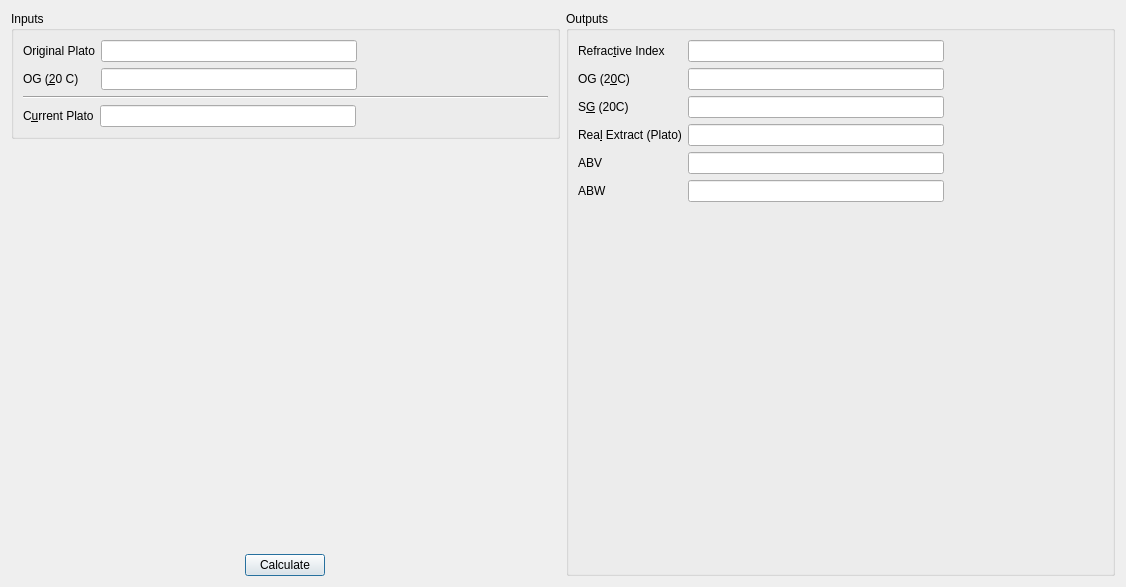
<?xml version="1.0" encoding="UTF-8"?>
<ui version="4.0">
 <class>refractoDialog</class>
 <widget class="QDialog" name="refractoDialog">
  <property name="geometry">
   <rect>
    <x>0</x>
    <y>0</y>
    <width>1126</width>
    <height>587</height>
   </rect>
  </property>
  <property name="windowTitle">
   <string>Refractometer Tools</string>
  </property>
  <layout class="QHBoxLayout" name="horizontalLayout">
   <item>
    <layout class="QVBoxLayout" name="verticalLayout">
     <item>
      <widget class="QGroupBox" name="groupBox_input">
       <property name="title">
        <string>Inputs</string>
       </property>
       <property name="configSection" stdset="0">
        <string notr="true">refractoDialog</string>
       </property>
       <layout class="QVBoxLayout" name="verticalLayout_2">
        <item>
         <layout class="QFormLayout" name="formLayout">
          <item row="0" column="0">
           <widget class="QLabel" name="label_op">
            <property name="text">
             <string>Original Plato</string>
            </property>
            <property name="buddy">
             <cstring>lineEdit_op</cstring>
            </property>
           </widget>
          </item>
          <item row="0" column="1">
           <widget class="BtDensityEdit" name="lineEdit_op">
            <property name="maximumSize">
             <size>
              <width>256</width>
              <height>16777215</height>
             </size>
            </property>
            <property name="acceptDrops">
             <bool>true</bool>
            </property>
            <property name="toolTip">
             <string>Measured original plato</string>
            </property>
            <property name="editField" stdset="0">
             <string notr="true">origPlato</string>
            </property>
            <property name="forcedUnit" stdset="0">
             <string notr="true">displayPlato</string>
            </property>
           </widget>
          </item>
          <item row="1" column="0">
           <widget class="QLabel" name="label_inputOG">
            <property name="text">
             <string>OG (&amp;20 C)</string>
            </property>
            <property name="buddy">
             <cstring>lineEdit_inputOG</cstring>
            </property>
           </widget>
          </item>
          <item row="1" column="1">
           <widget class="BtDensityEdit" name="lineEdit_inputOG">
            <property name="maximumSize">
             <size>
              <width>256</width>
              <height>16777215</height>
             </size>
            </property>
            <property name="toolTip">
             <string>Measured original gravity</string>
            </property>
            <property name="editField" stdset="0">
             <string notr="true">inputOG</string>
            </property>
            <property name="forcedUnit" stdset="0">
             <string notr="true">displaySg</string>
            </property>
           </widget>
          </item>
         </layout>
        </item>
        <item>
         <widget class="Line" name="line">
          <property name="orientation">
           <enum>Qt::Horizontal</enum>
          </property>
         </widget>
        </item>
        <item>
         <layout class="QFormLayout" name="formLayout_3">
          <item row="0" column="0">
           <widget class="QLabel" name="label_cp">
            <property name="text">
             <string>C&amp;urrent Plato</string>
            </property>
            <property name="buddy">
             <cstring>lineEdit_cp</cstring>
            </property>
           </widget>
          </item>
          <item row="0" column="1">
           <widget class="BtDensityEdit" name="lineEdit_cp">
            <property name="maximumSize">
             <size>
              <width>256</width>
              <height>16777215</height>
             </size>
            </property>
            <property name="toolTip">
             <string>Current measured plato</string>
            </property>
            <property name="editField" stdset="0">
             <string notr="true">curP</string>
            </property>
            <property name="forcedUnit" stdset="0">
             <string notr="true">displayPlato</string>
            </property>
           </widget>
          </item>
         </layout>
        </item>
       </layout>
      </widget>
     </item>
     <item>
      <spacer name="verticalSpacer">
       <property name="orientation">
        <enum>Qt::Vertical</enum>
       </property>
       <property name="sizeType">
        <enum>QSizePolicy::Expanding</enum>
       </property>
       <property name="sizeHint" stdset="0">
        <size>
         <width>20</width>
         <height>40</height>
        </size>
       </property>
      </spacer>
     </item>
     <item>
      <layout class="QHBoxLayout" name="horizontalLayout_2">
       <property name="topMargin">
        <number>0</number>
       </property>
       <item>
        <widget class="QPushButton" name="pushButton_calculate">
         <property name="sizePolicy">
          <sizepolicy hsizetype="Fixed" vsizetype="Fixed">
           <horstretch>0</horstretch>
           <verstretch>0</verstretch>
          </sizepolicy>
         </property>
         <property name="text">
          <string>Calculate</string>
         </property>
        </widget>
       </item>
      </layout>
     </item>
    </layout>
   </item>
   <item>
    <widget class="QGroupBox" name="groupBox_output">
     <property name="title">
      <string>Outputs</string>
     </property>
     <property name="configSection" stdset="0">
      <string notr="true">refractoDialog</string>
     </property>
     <layout class="QFormLayout" name="formLayout_2">
      <item row="1" column="1">
       <widget class="BtGenericEdit" name="lineEdit_ri">
        <property name="maximumSize">
         <size>
          <width>256</width>
          <height>16777215</height>
         </size>
        </property>
        <property name="readOnly">
         <bool>true</bool>
        </property>
       </widget>
      </item>
      <item row="3" column="0">
       <widget class="QLabel" name="label_sg">
        <property name="text">
         <string>S&amp;G (20C)</string>
        </property>
        <property name="buddy">
         <cstring>lineEdit_sg</cstring>
        </property>
       </widget>
      </item>
      <item row="3" column="1">
       <widget class="BtDensityEdit" name="lineEdit_sg">
        <property name="maximumSize">
         <size>
          <width>256</width>
          <height>16777215</height>
         </size>
        </property>
        <property name="readOnly">
         <bool>true</bool>
        </property>
        <property name="forcedUnit" stdset="0">
         <string notr="true">displaySg</string>
        </property>
       </widget>
      </item>
      <item row="5" column="0">
       <widget class="QLabel" name="label_abv">
        <property name="text">
         <string>ABV</string>
        </property>
        <property name="buddy">
         <cstring>lineEdit_abv</cstring>
        </property>
       </widget>
      </item>
      <item row="5" column="1">
       <widget class="BtGenericEdit" name="lineEdit_abv">
        <property name="maximumSize">
         <size>
          <width>256</width>
          <height>16777215</height>
         </size>
        </property>
        <property name="readOnly">
         <bool>true</bool>
        </property>
       </widget>
      </item>
      <item row="6" column="0">
       <widget class="QLabel" name="label_abw">
        <property name="text">
         <string>ABW</string>
        </property>
        <property name="buddy">
         <cstring>lineEdit_abw</cstring>
        </property>
       </widget>
      </item>
      <item row="6" column="1">
       <widget class="BtGenericEdit" name="lineEdit_abw">
        <property name="maximumSize">
         <size>
          <width>256</width>
          <height>16777215</height>
         </size>
        </property>
        <property name="readOnly">
         <bool>true</bool>
        </property>
       </widget>
      </item>
      <item row="1" column="0">
       <widget class="QLabel" name="label_ri">
        <property name="text">
         <string>Refrac&amp;tive Index</string>
        </property>
        <property name="buddy">
         <cstring>lineEdit_ri</cstring>
        </property>
       </widget>
      </item>
      <item row="4" column="0">
       <widget class="QLabel" name="label_re">
        <property name="text">
         <string>Rea&amp;l Extract (Plato)</string>
        </property>
        <property name="buddy">
         <cstring>lineEdit_re</cstring>
        </property>
       </widget>
      </item>
      <item row="4" column="1">
       <widget class="BtDensityEdit" name="lineEdit_re">
        <property name="maximumSize">
         <size>
          <width>256</width>
          <height>16777215</height>
         </size>
        </property>
        <property name="readOnly">
         <bool>true</bool>
        </property>
        <property name="forcedUnit" stdset="0">
         <string notr="true">displayPlato</string>
        </property>
       </widget>
      </item>
      <item row="2" column="0">
       <widget class="QLabel" name="label_og">
        <property name="text">
         <string>OG (2&amp;0C)</string>
        </property>
        <property name="buddy">
         <cstring>lineEdit_og</cstring>
        </property>
       </widget>
      </item>
      <item row="2" column="1">
       <widget class="BtDensityEdit" name="lineEdit_og">
        <property name="maximumSize">
         <size>
          <width>256</width>
          <height>16777215</height>
         </size>
        </property>
        <property name="readOnly">
         <bool>true</bool>
        </property>
        <property name="forcedUnit" stdset="0">
         <string notr="true">displaySg</string>
        </property>
       </widget>
      </item>
     </layout>
    </widget>
   </item>
  </layout>
 </widget>
 <customwidgets>
  <customwidget>
   <class>BtDensityEdit</class>
   <extends>QLineEdit</extends>
   <header>BtLineEdit.h</header>
   <slots>
    <slot>lineChanged(Unit::unitDisplay,Unit::unitScale)</slot>
   </slots>
  </customwidget>
  <customwidget>
   <class>BtGenericEdit</class>
   <extends>QLineEdit</extends>
   <header>BtLineEdit.h</header>
  </customwidget>
 </customwidgets>
 <tabstops>
  <tabstop>lineEdit_op</tabstop>
  <tabstop>lineEdit_inputOG</tabstop>
  <tabstop>lineEdit_cp</tabstop>
  <tabstop>lineEdit_ri</tabstop>
  <tabstop>lineEdit_og</tabstop>
  <tabstop>lineEdit_sg</tabstop>
  <tabstop>lineEdit_re</tabstop>
  <tabstop>lineEdit_abv</tabstop>
  <tabstop>lineEdit_abw</tabstop>
  <tabstop>pushButton_calculate</tabstop>
 </tabstops>
 <resources/>
 <connections/>
</ui>
